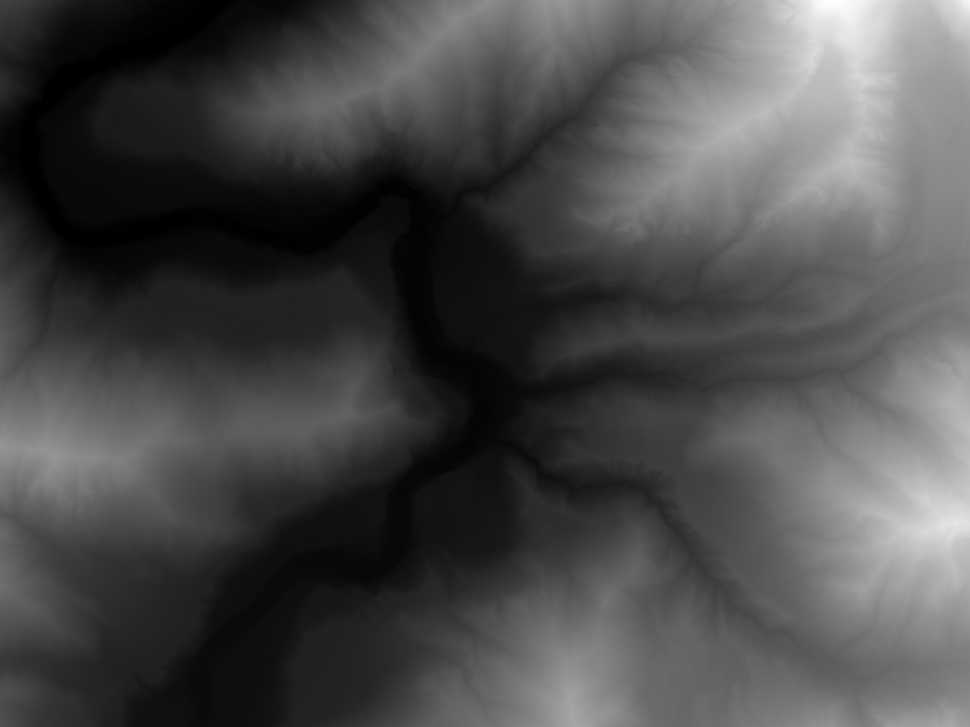
#> input picture StudyArea/Data/StudyArea_DEM.tif, 970 x 727 px, shrunk from 1233 x 924 before the run
$ python biagioni_skeleton.py ../../../../StudyArea/Data/StudyArea_DEM.tif out.png
#> lines starting #> are read from the running program, lines starting #| are printed output that depends on the picture
from __future__ import annotations

import sys
import time
from pathlib import Path

import cv2
import numpy as np
import scipy.ndimage as nd

import subiterations


skeleton_images_path = "skeleton_images/"


def read_image(filename):
    """Read an image through NumPy so Windows Unicode paths remain valid."""
    encoded = np.fromfile(str(filename), dtype=np.uint8)
    image = cv2.imdecode(encoded, cv2.IMREAD_UNCHANGED)
#> image is the input picture: shape (727, 970) float32; min 2776, max 5583.3, mean 3603.8
    if image is None:
        raise FileNotFoundError(filename)
    return image


class GrayscaleSkeleton:
    def skeletonize(self, image):
        image = nd.grey_closing(image, footprint=circle(8), mode="constant", cval=0.0)
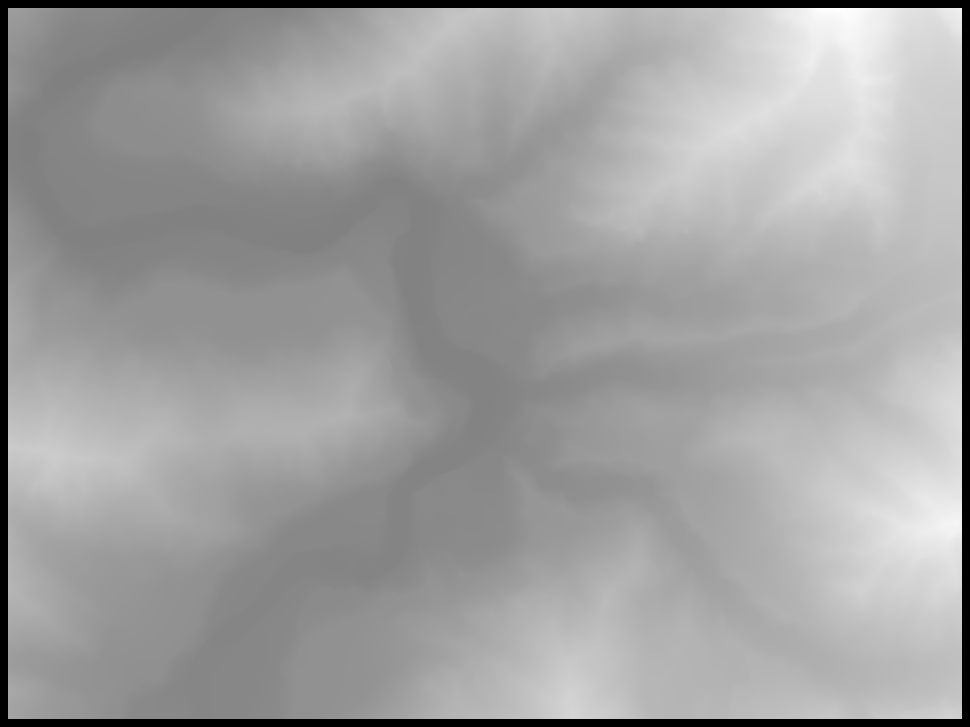
#> image: shape (727, 970) float32; min 0, max 5520.7, mean 3458.6; drawn with min black and max white
        image = add_zero_mat(image)
        previous_binary = np.zeros_like(image)
        image_bit_depth = (image.dtype.itemsize * 8) // 2
#> image_bit_depth = 16
        print(f"image_bit_depth: {image_bit_depth}")
#| image_bit_depth: 16
        thresholds = [2**x for x in range(image_bit_depth, 3, -1)] + list(
            range(15, 0, -1)
        )
        print(f"image_thresholds: {thresholds}")
#| image_thresholds: [65536, 32768, 16384, 8192, 4096, 2048, 1024, 512, 256, 128, 64, 32, 16, 15, 14, 13, 12, 11, 10, 9, 8, 7, 6, 5, 4, 3, 2, 1]
        Path(skeleton_images_path).mkdir(parents=True, exist_ok=True)

        for threshold in thresholds:
            print(f"curr_threshold: {threshold}")
            binary = threshold_binary(image, threshold)
            cv2.imwrite(
                str(Path(skeleton_images_path) / f"binary_{threshold}.png"),
                (binary * 255).astype(np.uint8),
            )
            current = self.thin_pixels(previous_binary + binary)
            cv2.imwrite(
                str(Path(skeleton_images_path) / f"skeleton_{threshold}.png"),
                current.astype(np.uint8),
            )
            print(f"curr_skeleton max: {current.max()}")
            previous_binary = current
#> this loop made 5 passes
#| curr_skeleton max: 0.0
#| curr_skeleton max: 0.0
#| curr_skeleton max: 0.0
#| curr_skeleton max: 0.0
        return remove_zero_mat(previous_binary)

    def thin_pixels(self, image):
        neighbors = nd.convolve(
            (image > 0).astype(np.int16),
            [[1, 1, 1], [1, 0, 1], [1, 1, 1]],
            mode="constant",
            cval=0.0,
        )
        foreground = np.where((image == 1) & (neighbors >= 2) & (neighbors <= 6))
        check_pixels = list(zip(foreground[0], foreground[1]))
        iteration = 0
        while check_pixels:
            iteration += 1
            image, first_check = self.apply_subiteration(
                subiterations.first_subiteration, image, check_pixels
            )
            image, second_check = self.apply_subiteration(
                subiterations.second_subiteration,
                image,
                list(set(check_pixels + first_check)),
            )
            check_pixels = list(set(first_check + second_check))
            if iteration % 10 == 0 or not check_pixels:
                print(
                    f"thin iteration {iteration}: next {len(check_pixels)}",
                    flush=True,
                )

        foreground = np.where(image == 1)
        image, _ = self.apply_subiteration(
            self.empty_pools,
            image,
            list(zip(foreground[0], foreground[1])),
        )
        return image

    @staticmethod
    def apply_subiteration(function, image, foreground):
        if not foreground:
            return image, []
#> (the run stopped early here; a loop or call above may not have finished)
